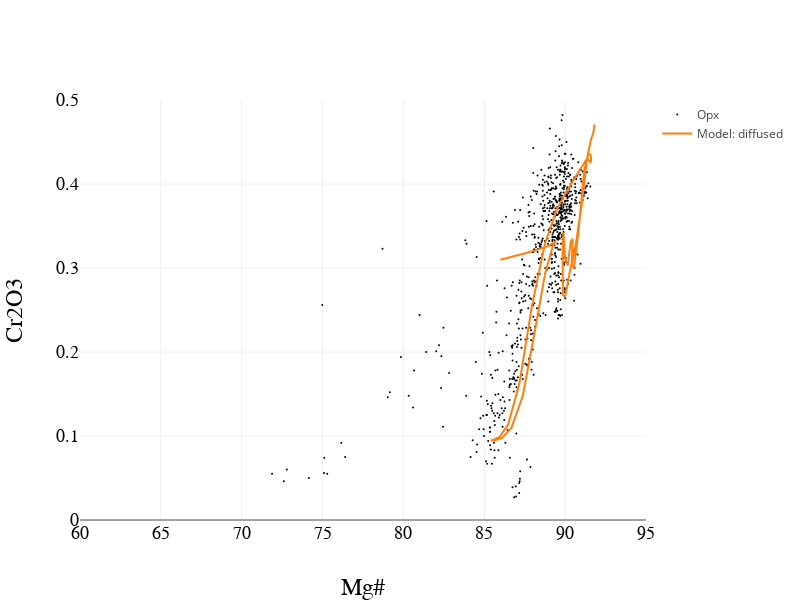

Notebook cell for this chart:
### Code cell
Plotly(
    [
        {
            x : opx.Fe_Mg.map(v=>100/(1+parseFloat(v))),
            y : opx.Cr2O3,
            name : "Opx",
            mode : "markers",
            marker : {
                color : "black",
                size : 2
            }
        },
        {
            x : modeled.Fe_Mg.map(v=>100/(1+v)),
            y : modeled.Cr2O3,
            name : "Model: diffused"
        },
        /*{
            x : ndFe_Mg.c.map(v=>100/(1+v)),
            y : ndCr2O3.c,
            name : "Model: original"
        },*/
    ],
    spread(
        middiumSize,
        axis("x","Mg#",[60,95]),
        axis("y","Cr2O3",[0,0.5])
    )
)

### Figure 1 — Plotly figure (JSON) as saved in the notebook; plotly's stock layout.template omitted (floating-point values rounded to 4 significant figures; data arrays with more than 128 entries replaced by an {"elided": "..."} marker saying what was removed)
{"data": [{"marker": {"color": "black", "size": 2}, "mode": "markers", "name": "Opx", "uid": "3247c7", "x": {"elided": "768 float values"}, "y": {"elided": "768 str values"}}, {"name": "Model: diffused", "uid": "386879", "x": [91.8, 91.8, 91.78, 91.72, 91.59, 91.37, 91.04, 90.66, 90.28, 90.0, 89.86, 89.85, 89.9, 89.99, 90.16, 90.35, 90.48, 90.43, 90.41, 90.54, 90.83, 91.17, 91.44, 91.58, 91.61, 91.61, 91.6, 91.58, 91.55, 91.5, 91.41, 91.26, 91.02, 90.65, 90.15, 89.5, 88.75, 87.95, 87.17, 86.48, 85.93, 85.57, 85.41, 85.44, 85.67, 86.09, 86.68, 87.38, 88.11, 88.76, 89.23, 89.45, 89.37, 89.02, 88.45, 87.7, 86.87, 86.0], "y": [0.4709, 0.4688, 0.4649, 0.4597, 0.4526, 0.4321, 0.378, 0.328, 0.2951, 0.2655, 0.268, 0.3241, 0.3423, 0.3116, 0.3031, 0.3316, 0.3347, 0.3146, 0.3034, 0.3, 0.3434, 0.4156, 0.4359, 0.4349, 0.4321, 0.429, 0.4275, 0.4262, 0.4258, 0.4272, 0.4293, 0.4277, 0.4202, 0.4083, 0.393, 0.3704, 0.329, 0.2553, 0.1624, 0.1137, 0.09873, 0.09558, 0.09485, 0.0947, 0.09504, 0.09762, 0.1096, 0.1479, 0.2232, 0.2939, 0.3259, 0.3326, 0.3308, 0.327, 0.3228, 0.3185, 0.3142, 0.3098]}], "layout": {"height": 600, "width": 800, "xaxis": {"range": [60, 95], "tickfont": {"color": "#000", "family": "sans-serif", "size": 18}, "title": "Mg#", "titlefont": {"color": "#000", "family": "sans-serif", "size": 24}, "type": "linear"}, "yaxis": {"range": [0, 0.5], "tickfont": {"color": "#000", "family": "sans-serif", "size": 18}, "title": "Cr2O3", "titlefont": {"color": "#000", "family": "sans-serif", "size": 24}, "type": "linear"}}}
